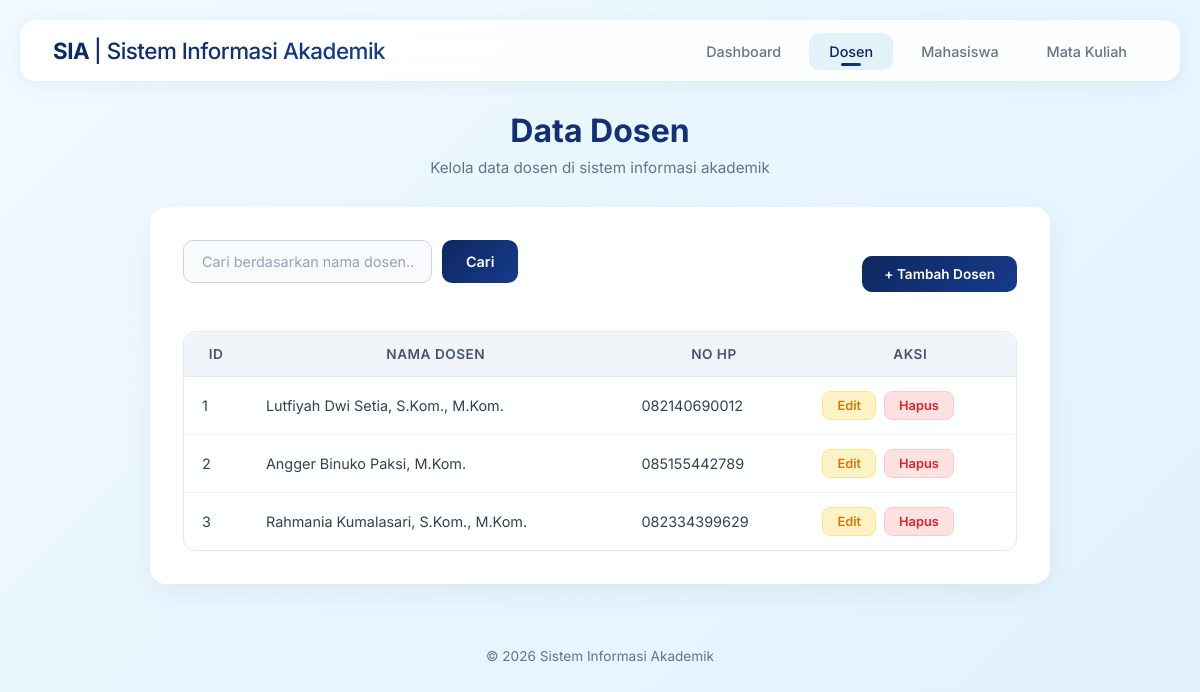
The app's page /viewdosen.php with its own data.
### tables this page shows
CREATE TABLE IF NOT EXISTS t_dosen (
    idDosen INT AUTO_INCREMENT PRIMARY KEY,
    namaDosen VARCHAR(50),
    noHP VARCHAR(14)
);

### viewdosen.php (the view, shortened to what this page needs)
<?php
  include("koneksi.php");
  $search = "";
  $whereClause = "";
?>
<!DOCTYPE html>
<html lang="id">
<head>
    <link rel="stylesheet" href="style.css">
</head>
<body>
    <nav class="navbar">
        <div class="brand">SIA <span>| Sistem Informasi Akademik</span></div>
        <ul class="nav-links">
            <li><a href="index.php">Dashboard</a></li>
            <li><a href="viewdosen.php" class="active">Dosen</a></li>
            <li><a href="viewmahasiswa.php">Mahasiswa</a></li>
            <li><a href="viewmatakuliah.php">Mata Kuliah</a></li>
        </ul>
    </nav>
    <div class="page-header fade-in">
        <h1>Data Dosen</h1>
        <p>Kelola data dosen di sistem informasi akademik</p>
    </div>
    <div class="card fade-in">
        <div class="actions-bar">
            <form class="search-bar" method="GET" action="viewdosen.php">
                <input type="text" name="search" placeholder="Cari berdasarkan nama dosen..." value="<?php echo htmlspecialchars($search); ?>">
                <button type="submit">Cari</button>
            </form>
            <a href="inputdosen.php" class="btn btn-primary">+ Tambah Dosen</a>
        </div>
        <table class="data-table">
            <thead>
                <tr>
                    <th>ID</th>
                    <th>Nama Dosen</th>
                    <th>No HP</th>
                    <th>Aksi</th>
                </tr>
            </thead>
            <tbody>
                <?php
                  $query = "SELECT * FROM t_dosen" . $whereClause . " ORDER BY idDosen ASC";
                  $result = mysqli_query($link, $query);
                  if (mysqli_num_rows($result) > 0) {
                      while ($data = mysqli_fetch_assoc($result))
                      {
                          echo "<tr>";
                          echo "<td>$data[idDosen]</td>";
                          echo "<td>$data[namaDosen]</td>";
                          echo "<td>$data[noHP]</td>";
                          echo '<td class="action-links">
                              <a href="editdosen.php?idDosen='.$data['idDosen'].'" class="btn btn-warning btn-sm">Edit</a>
                              <a href="hapusdosen.php?idDosen='.$data['idDosen'].'" class="btn btn-danger btn-sm"
                                  onclick="return confirm(\'Anda yakin akan menghapus data?\')">Hapus</a>
                          </td>';
                          echo "</tr>";
                      }
                  } else {
                      echo '<tr><td colspan="4"><div class="empty-state"><div class="icon">📭</div><p>Belum ada data dosen' . ($search ? ' untuk pencarian "' . htmlspecialchars($search) . '"' : '') . '</p></div></td></tr>';
                  }
                ?>
            </tbody>
        </table>
    </div>
    <div class="footer">
        &copy; <?php echo date('Y'); ?> Sistem Informasi Akademik
    </div>
</body>
</html>

### style.css (style rules this page uses)
* { margin: 0; padding: 0; box-sizing: border-box; }
body { font-family: 'Inter', sans-serif; background: linear-gradient(135deg, #f0f9ff 0%, #e0f2fe 100%); min-height: 100vh; color: #334155; padding: 20px; }
.navbar { background: rgba(255, 255, 255, 0.9); backdrop-filter: blur(20px); border: 1px solid rgba(255, 255, 255, 0.5); border-radius: 16px; padding: 16px 32px; margin-bottom: 30px; display: flex; justify-content: space-between; align-items: center; box-shadow: 0 4px 20px rgba(0, 0, 0, 0.05); }
.navbar .brand { font-size: 1.4rem; font-weight: 700; background: linear-gradient(135deg, #0e275e 0%, #163b8d 100%); -webkit-background-clip: text; -webkit-text-fill-color: transparent; background-clip: text; letter-spacing: -0.5px; }
.navbar .brand span { color: #355C7D; font-weight: 500; opacity: 1; }
.nav-links { display: flex; gap: 8px; list-style: none; }
.nav-links a { text-decoration: none; color: #64748b; padding: 10px 20px; border-radius: 10px; font-size: 0.9rem; font-weight: 500; transition: all 0.3s cubic-bezier(0.4, 0, 0.2, 1); position: relative; }
.nav-links a:hover, .nav-links a.active { color: #0e275e; background: rgba(2, 132, 199, 0.1); }
.nav-links a.active::after { content: ''; position: absolute; bottom: 4px; left: 50%; transform: translateX(-50%); width: 20px; height: 3px; background: linear-gradient(135deg, #0e275e, #163b8d); border-radius: 2px; }
.page-header { text-align: center; margin-bottom: 30px; }
.page-header h1 { font-size: 2rem; font-weight: 700; background: linear-gradient(135deg, #0e275e 0%, #163b8d 100%); -webkit-background-clip: text; -webkit-text-fill-color: transparent; background-clip: text; margin-bottom: 8px; }
.page-header p { color: #64748b; font-size: 0.95rem; }
.card { background: rgba(255, 255, 255, 0.95); backdrop-filter: blur(20px); border: 1px solid rgba(255, 255, 255, 0.8); border-radius: 16px; padding: 32px; box-shadow: 0 10px 30px rgba(0, 0, 0, 0.05); max-width: 900px; margin: 0 auto; }
.search-bar { display: flex; gap: 10px; margin-bottom: 24px; max-width: 500px; }
.search-bar input[type="text"] { flex: 1; padding: 12px 18px; border-radius: 10px; border: 1px solid #cbd5e1; background: #f8fafc; color: #334155; font-family: 'Inter', sans-serif; font-size: 0.9rem; outline: none; transition: border-color 0.3s, box-shadow 0.3s; }
.search-bar input[type="text"]::placeholder { color: #94a3b8; }
.search-bar button { padding: 12px 24px; border-radius: 10px; border: none; background: linear-gradient(135deg, #0e275e 0%, #163b8d 100%); color: #fff; font-family: 'Inter', sans-serif; font-weight: 600; font-size: 0.9rem; cursor: pointer; transition: all 0.3s; }
.actions-bar { display: flex; justify-content: space-between; align-items: center; margin-bottom: 24px; flex-wrap: wrap; gap: 12px; }
.btn { display: inline-flex; align-items: center; gap: 6px; text-decoration: none; padding: 10px 22px; border-radius: 10px; font-family: 'Inter', sans-serif; font-weight: 600; font-size: 0.85rem; cursor: pointer; border: none; transition: all 0.3s cubic-bezier(0.4, 0, 0.2, 1); }
.btn-primary { background: linear-gradient(135deg, #0e275e 0%, #163b8d 100%); color: #fff; }
.btn-warning { background: #fef3c7; color: #d97706; border: 1px solid #fde68a; }
.btn-danger { background: #fee2e2; color: #dc2626; border: 1px solid #fecaca; }
.btn-sm { padding: 6px 14px; font-size: 0.8rem; border-radius: 8px; }
.data-table { width: 100%; border-collapse: separate; border-spacing: 0; overflow: hidden; border-radius: 12px; border: 1px solid #e2e8f0; }
.data-table thead { background: #f1f5f9; }
.data-table th { padding: 14px 18px; text-align: center; font-weight: 600; font-size: 0.85rem; color: #475569; text-transform: uppercase; letter-spacing: 0.5px; border-bottom: 1px solid #e2e8f0; }
.data-table td { padding: 14px 18px; font-size: 0.9rem; color: #334155; border-bottom: 1px solid #f1f5f9; }
.data-table tbody tr { transition: background 0.2s; }
.data-table tbody tr:last-child td { border-bottom: none; }
.data-table .action-links { display: flex; gap: 8px; }
.footer { text-align: center; padding: 24px; margin-top: 40px; color: #64748b; font-size: 0.85rem; }
.fade-in { animation: fadeIn 0.5s ease; }

### records on screen
t_dosen: idDosen "1", namaDosen "Lutfiyah Dwi Setia, S.Kom., M.Kom.", noHP "082140690012"
t_dosen: idDosen "2", namaDosen "Angger Binuko Paksi, M.Kom.", noHP "085155442789"
t_dosen: idDosen "3", namaDosen "Rahmania Kumalasari, S.Kom., M.Kom.", noHP "082334399629"
